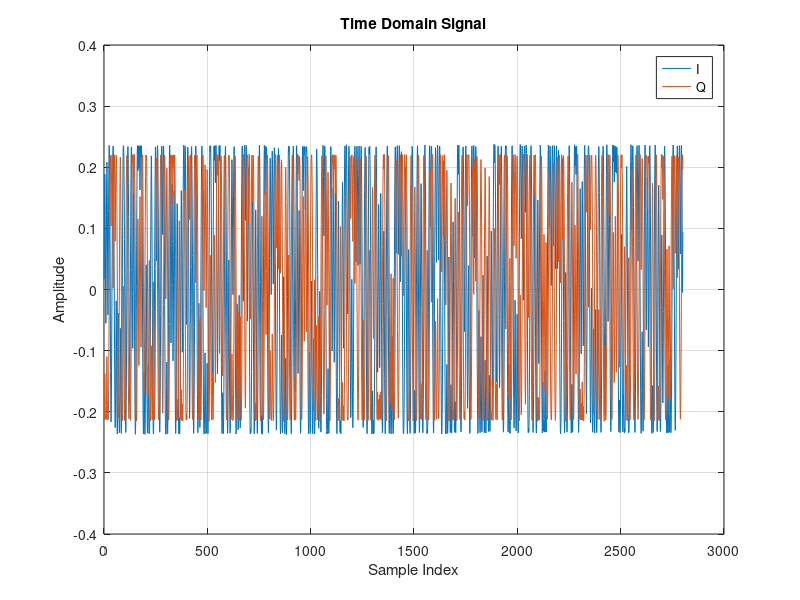

This chart was generated by the following MATLAB code: (Note: this script raises an error after producing the figure.)
%% Recovery of IEEE 802.15.4 OQPSK Signals
% https://mathworks.com/help/comm/ug/recovery-of-ieee-802-15-4-oqpsk-signals.html

%% Open data
fid = fopen('capture_nRF/data/802154_short_includeCRC.dat', 'rb'); % Open file for reading in binary mode
raw_data = fread(fid, 'float32'); % Read as 32-bit float
fclose(fid);

% Convert interleaved real and imaginary parts into complex values
data = raw_data(1:2:end) + 1j * raw_data(2:2:end);

% Slice data to contain only packet
data = data(3200:6000);

% Plot IQ samples
plot(real(data), 'DisplayName', 'I');
hold on;
plot(imag(data), 'DisplayName', 'Q');
hold off;
legend;
title('Time Domain Signal');
xlabel('Sample Index');
ylabel('Amplitude');
grid on;

%% Matched filtering (half-sine shaping)
spc = 10; % samples per symbol (sampled at 10MHz, 1 QPSK Msymbol/s)
decimationFactor = 1; %
half_sine_pulse = sin(0:pi/spc:pi);
fprintf('half_sine_pulse = %d samples\n', ...
    length(half_sine_pulse));

matched_filter = dsp.FIRDecimator(decimationFactor,half_sine_pulse);
% len(halfSinePulse) = sps + 1. Apparently doesn't have to be precise
% for demodulation purposees, only for modulation (see GNU Radio modulation implementation)
% filteredOQPSK = matched_filter(data); % matched filter output
filteredOQPSK = data;

% % Plot IQ samples
% plot(real(filteredOQPSK), 'DisplayName', 'I');
% hold on;
% plot(imag(filteredOQPSK), 'DisplayName', 'Q');
% plot(real(data), 'DisplayName', 'Idata');
% plot(imag(data), 'DisplayName', 'Idata');
% plot((half_sine_pulse), 'DisplayName', 'halfSinePulse');
% hold off;
% legend;
% title('Time Domain Signal');
% xlabel('Sample Index');
% ylabel('Amplitude');
% grid on;

%% Delaying back Q component (or delaying I to be causal)
% Frequency offsets up to 30 kHz are expected from IEEE 802.15.4 PHY receivers
% To observe the constellation of OQPSK signals, delay back the Q component half a symbol

% Plot constellation of QPSK-equivalent (impaired)
% received signal
function qpskSig = helperAlignIQ(oqpskSig, sps)

qpskSig = complex(real(oqpskSig(1:end-sps/2)), ...
    imag(oqpskSig(sps/2+1:end)));
end
% PROBLEM: THIS ASSUMES THAT THE SPS IS EVEN!
% PROBLEM: implementing a "backwards" delay is non-causal.
% I would have to instead delay the I component half a symbol, which is equivalent

filteredQPSK_delayed = helperAlignIQ(filteredOQPSK, spc/decimationFactor);

% Plot IQ samples
plot(real(filteredQPSK_delayed), 'DisplayName', 'I');
hold on;
plot(imag(filteredQPSK_delayed), 'DisplayName', 'Q delayed');
plot(real(filteredOQPSK), 'DisplayName', 'I');
plot(imag(filteredOQPSK), 'DisplayName', 'Q');

hold off;
legend;
title('Time Domain Signal');
xlabel('Sample Index');
ylabel('Amplitude');
grid on;

% This function does some black magic. Somehow it manages to allign the symbols, even though the phase is unknown
constellation = comm.ConstellationDiagram( ...
    'XLimits',[-7.5 7.5], ...
    'YLimits',[-7.5 7.5], ...
    'ReferenceConstellation',5*qammod(0:3, 4), ...
    'Name','Received QPSK-Equivalent Signal');
constellation.Position = [constellation.Position(1:2) 300 300];
constellation(filteredQPSK);

%% plot squared FFT
% Square the signal and compute its FFT
Xfft = fftshift(fft(filteredQPSK_delayed.^2));

% Plot FFT magnitude
figure;
plot(abs(Xfft));
xlabel('Frequency Bins');
ylabel('Magnitude');
title('FFT Magnitude of Squared Signal');
grid on;



%% Coarse frequency compensation (replacable by FLL-Band edge)
% This is another method that can't be implemented in real time.
% It basically inteprets the data  as MSK, and finds the two MSK frequency peaks.
% Then it averages the values
% This could be replaced with a FLL-Band edge, which kind of does the same but automatically (remember balance)
% Coarse frequency compensation of OQPSK signal

%For OQPSK modulation, the coarse frequency compensator uses the FFT-based algorithm described in [ 4 ].
% The algorithm searches for spectral peaks at ±200 kHz around the symbol rate.


coarseFrequencyCompensator = comm.CoarseFrequencyCompensator( ...
    'Modulation','OQPSK', ...
    'SampleRate',spc*1e6/decimationFactor, ...
    'FrequencyResolution',1e3);
[coarseCompensatedOQPSK, coarseFrequencyOffset] = ...
    coarseFrequencyCompensator(filteredOQPSK);

% print estimated offset
fprintf('Estimated frequency offset = %.3f kHz\n', ...
    coarseFrequencyOffset/1000);

% Plot QPSK-equivalent coarsely compensated signal
% Again, black magic made with black magic boxes in matlab, but basically a IQ plot with a phase correction
coarseCompensatedQPSK = helperAlignIQ(coarseCompensatedOQPSK, spc/decimationFactor);
release(constellation);
constellation.Name = ...
    'Coarse frequency compensation (QPSK-Equivalent)';
constellation(coarseCompensatedQPSK);

%% Fine frequency compensation (This is Costas Loop in GNU Radio, or also included in Costellation Receiver block)
% This is done, however, after Symbol Sync in the GNU Radio QPSK diagrams
% According to the MATLAB tutorial, this algorithm is different than the one used for QPSK, which
% does not apply to OQPSK signals even if their I component is delayed by half a symbol
% Reference Book: Rice, Michael. Digital Communications - A Discrete-Time Approach. 1st ed. New York, NY: Prentice Hall, 2008.

% Fine frequency compensation of OQPSK signal
fineFrequencyCompensator = comm.CarrierSynchronizer( ...
    'Modulation','OQPSK', ...
    'SamplesPerSymbol',spc/decimationFactor);
fineCompensatedOQPSK = ...
    fineFrequencyCompensator(coarseCompensatedOQPSK);

% Plot QPSK-equivalent finely compensated signal
fineCompensatedQPSK = helperAlignIQ(fineCompensatedOQPSK, spc/decimationFactor);
release(constellation);
constellation.Name = 'Fine frequency compensation (QPSK-Equivalent)';
constellation(fineCompensatedQPSK);


%% Timing recovery (Symbol sync in GNU Radio)
% This IS equivalent to the timing recovery counterpart for QPSK signals (so, just Symbol Sync)
% Timing recovery of OQPSK signal, via its QPSK-equivalent version
symbolSynchronizer = comm.SymbolSynchronizer( ...
    'Modulation','OQPSK', ...
    'SamplesPerSymbol',spc/decimationFactor);
syncedQPSK = symbolSynchronizer(fineCompensatedOQPSK);

% Plot QPSK symbols (1 sample per chip)
release(constellation);
constellation.Name = 'Timing Recovery (QPSK-Equivalent)';
constellation(syncedQPSK);
